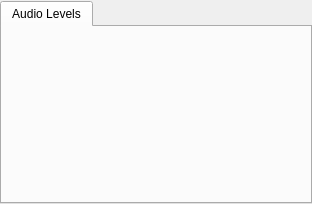
<?xml version="1.0" encoding="UTF-8"?>
<ui version="4.0">
 <class>AudioLevelsWidget</class>
 <widget class="QWidget" name="AudioLevelsWidget">
  <property name="geometry">
   <rect>
    <x>0</x>
    <y>0</y>
    <width>312</width>
    <height>204</height>
   </rect>
  </property>
  <layout class="QVBoxLayout" name="verticalLayout_2">
   <property name="spacing">
    <number>0</number>
   </property>
   <property name="leftMargin">
    <number>0</number>
   </property>
   <property name="topMargin">
    <number>1</number>
   </property>
   <property name="rightMargin">
    <number>0</number>
   </property>
   <property name="bottomMargin">
    <number>0</number>
   </property>
   <item>
    <widget class="QTabWidget" name="tabWidgetAudioLevels">
     <property name="currentIndex">
      <number>0</number>
     </property>
     <widget class="QWidget" name="tabAudioLevels">
      <attribute name="title">
       <string>Audio Levels</string>
      </attribute>
      <layout class="QVBoxLayout" name="verticalLayout">
       <property name="spacing">
        <number>0</number>
       </property>
       <property name="margin">
        <number>0</number>
       </property>
       <item>
        <layout class="QGridLayout" name="gridLayout">
         <property name="spacing">
          <number>0</number>
         </property>
         <item row="1" column="0">
          <spacer name="horizontalSpacerLeft">
           <property name="orientation">
            <enum>Qt::Horizontal</enum>
           </property>
           <property name="sizeHint" stdset="0">
            <size>
             <width>10</width>
             <height>10</height>
            </size>
           </property>
          </spacer>
         </item>
         <item row="1" column="1">
          <widget class="AudioMeterWidget" name="widgetAudioMeter1" native="true">
           <property name="minimumSize">
            <size>
             <width>32</width>
             <height>100</height>
            </size>
           </property>
           <property name="maximumSize">
            <size>
             <width>32</width>
             <height>100</height>
            </size>
           </property>
          </widget>
         </item>
         <item row="1" column="2">
          <widget class="AudioMeterWidget" name="widgetAudioMeter2" native="true">
           <property name="minimumSize">
            <size>
             <width>32</width>
             <height>100</height>
            </size>
           </property>
           <property name="maximumSize">
            <size>
             <width>32</width>
             <height>100</height>
            </size>
           </property>
          </widget>
         </item>
         <item row="0" column="1">
          <spacer name="verticalSpacerTop1">
           <property name="orientation">
            <enum>Qt::Vertical</enum>
           </property>
           <property name="sizeHint" stdset="0">
            <size>
             <width>10</width>
             <height>10</height>
            </size>
           </property>
          </spacer>
         </item>
         <item row="3" column="1">
          <spacer name="verticalSpacerBottom1">
           <property name="orientation">
            <enum>Qt::Vertical</enum>
           </property>
           <property name="sizeHint" stdset="0">
            <size>
             <width>10</width>
             <height>10</height>
            </size>
           </property>
          </spacer>
         </item>
         <item row="3" column="2">
          <spacer name="verticalSpacerBottom2">
           <property name="orientation">
            <enum>Qt::Vertical</enum>
           </property>
           <property name="sizeHint" stdset="0">
            <size>
             <width>10</width>
             <height>10</height>
            </size>
           </property>
          </spacer>
         </item>
         <item row="0" column="2">
          <spacer name="verticalSpacerTop2">
           <property name="orientation">
            <enum>Qt::Vertical</enum>
           </property>
           <property name="sizeHint" stdset="0">
            <size>
             <width>10</width>
             <height>10</height>
            </size>
           </property>
          </spacer>
         </item>
         <item row="1" column="3">
          <widget class="AudioMeterWidget" name="widgetAudioMeter3" native="true">
           <property name="minimumSize">
            <size>
             <width>32</width>
             <height>100</height>
            </size>
           </property>
           <property name="maximumSize">
            <size>
             <width>32</width>
             <height>100</height>
            </size>
           </property>
          </widget>
         </item>
         <item row="1" column="4">
          <widget class="AudioMeterWidget" name="widgetAudioMeter4" native="true">
           <property name="minimumSize">
            <size>
             <width>32</width>
             <height>100</height>
            </size>
           </property>
           <property name="maximumSize">
            <size>
             <width>32</width>
             <height>100</height>
            </size>
           </property>
          </widget>
         </item>
         <item row="1" column="5">
          <widget class="AudioMeterWidget" name="widgetAudioMeter5" native="true">
           <property name="minimumSize">
            <size>
             <width>32</width>
             <height>100</height>
            </size>
           </property>
           <property name="maximumSize">
            <size>
             <width>32</width>
             <height>100</height>
            </size>
           </property>
          </widget>
         </item>
         <item row="1" column="6">
          <widget class="AudioMeterWidget" name="widgetAudioMeter6" native="true">
           <property name="minimumSize">
            <size>
             <width>32</width>
             <height>100</height>
            </size>
           </property>
           <property name="maximumSize">
            <size>
             <width>32</width>
             <height>100</height>
            </size>
           </property>
          </widget>
         </item>
         <item row="1" column="9">
          <spacer name="horizontalSpacerRight">
           <property name="orientation">
            <enum>Qt::Horizontal</enum>
           </property>
           <property name="sizeHint" stdset="0">
            <size>
             <width>10</width>
             <height>10</height>
            </size>
           </property>
          </spacer>
         </item>
         <item row="1" column="7">
          <widget class="AudioMeterWidget" name="widgetAudioMeter7" native="true">
           <property name="minimumSize">
            <size>
             <width>32</width>
             <height>100</height>
            </size>
           </property>
           <property name="maximumSize">
            <size>
             <width>32</width>
             <height>100</height>
            </size>
           </property>
          </widget>
         </item>
         <item row="1" column="8">
          <widget class="AudioMeterWidget" name="widgetAudioMeter8" native="true">
           <property name="minimumSize">
            <size>
             <width>32</width>
             <height>100</height>
            </size>
           </property>
           <property name="maximumSize">
            <size>
             <width>32</width>
             <height>100</height>
            </size>
           </property>
          </widget>
         </item>
         <item row="3" column="3">
          <spacer name="verticalSpacerBottom3">
           <property name="orientation">
            <enum>Qt::Vertical</enum>
           </property>
           <property name="sizeHint" stdset="0">
            <size>
             <width>10</width>
             <height>10</height>
            </size>
           </property>
          </spacer>
         </item>
         <item row="3" column="4">
          <spacer name="verticalSpacerBottom4">
           <property name="orientation">
            <enum>Qt::Vertical</enum>
           </property>
           <property name="sizeHint" stdset="0">
            <size>
             <width>10</width>
             <height>10</height>
            </size>
           </property>
          </spacer>
         </item>
         <item row="3" column="5">
          <spacer name="verticalSpacerBottom5">
           <property name="orientation">
            <enum>Qt::Vertical</enum>
           </property>
           <property name="sizeHint" stdset="0">
            <size>
             <width>10</width>
             <height>10</height>
            </size>
           </property>
          </spacer>
         </item>
         <item row="3" column="6">
          <spacer name="verticalSpacerBottom6">
           <property name="orientation">
            <enum>Qt::Vertical</enum>
           </property>
           <property name="sizeHint" stdset="0">
            <size>
             <width>10</width>
             <height>10</height>
            </size>
           </property>
          </spacer>
         </item>
         <item row="3" column="7">
          <spacer name="verticalSpacerBottom7">
           <property name="orientation">
            <enum>Qt::Vertical</enum>
           </property>
           <property name="sizeHint" stdset="0">
            <size>
             <width>10</width>
             <height>10</height>
            </size>
           </property>
          </spacer>
         </item>
         <item row="3" column="8">
          <spacer name="verticalSpacerBottom8">
           <property name="orientation">
            <enum>Qt::Vertical</enum>
           </property>
           <property name="sizeHint" stdset="0">
            <size>
             <width>10</width>
             <height>10</height>
            </size>
           </property>
          </spacer>
         </item>
         <item row="0" column="3">
          <spacer name="verticalSpacerTop3">
           <property name="orientation">
            <enum>Qt::Vertical</enum>
           </property>
           <property name="sizeHint" stdset="0">
            <size>
             <width>10</width>
             <height>10</height>
            </size>
           </property>
          </spacer>
         </item>
         <item row="0" column="4">
          <spacer name="verticalSpacerTop4">
           <property name="orientation">
            <enum>Qt::Vertical</enum>
           </property>
           <property name="sizeHint" stdset="0">
            <size>
             <width>10</width>
             <height>10</height>
            </size>
           </property>
          </spacer>
         </item>
         <item row="0" column="5">
          <spacer name="verticalSpacerTop5">
           <property name="orientation">
            <enum>Qt::Vertical</enum>
           </property>
           <property name="sizeHint" stdset="0">
            <size>
             <width>10</width>
             <height>10</height>
            </size>
           </property>
          </spacer>
         </item>
         <item row="0" column="6">
          <spacer name="verticalSpacerTop6">
           <property name="orientation">
            <enum>Qt::Vertical</enum>
           </property>
           <property name="sizeHint" stdset="0">
            <size>
             <width>10</width>
             <height>10</height>
            </size>
           </property>
          </spacer>
         </item>
         <item row="0" column="7">
          <spacer name="verticalSpacerTop7">
           <property name="orientation">
            <enum>Qt::Vertical</enum>
           </property>
           <property name="sizeHint" stdset="0">
            <size>
             <width>10</width>
             <height>10</height>
            </size>
           </property>
          </spacer>
         </item>
         <item row="0" column="8">
          <spacer name="verticalSpacerTop8">
           <property name="orientation">
            <enum>Qt::Vertical</enum>
           </property>
           <property name="sizeHint" stdset="0">
            <size>
             <width>10</width>
             <height>10</height>
            </size>
           </property>
          </spacer>
         </item>
        </layout>
       </item>
      </layout>
     </widget>
    </widget>
   </item>
  </layout>
 </widget>
 <customwidgets>
  <customwidget>
   <class>AudioMeterWidget</class>
   <extends>QWidget</extends>
   <header>AudioMeterWidget.h</header>
   <container>1</container>
  </customwidget>
 </customwidgets>
 <resources/>
 <connections/>
 <slots>
  <slot>switchPreview()</slot>
 </slots>
</ui>
